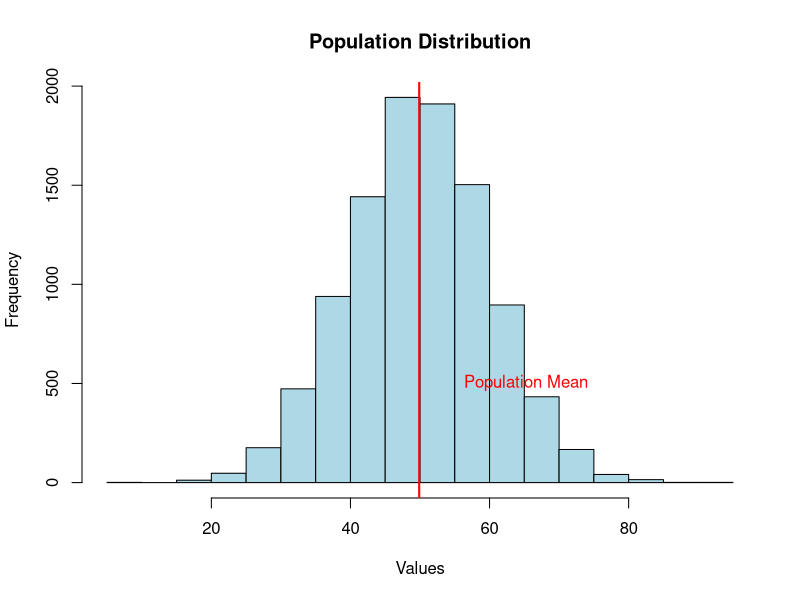
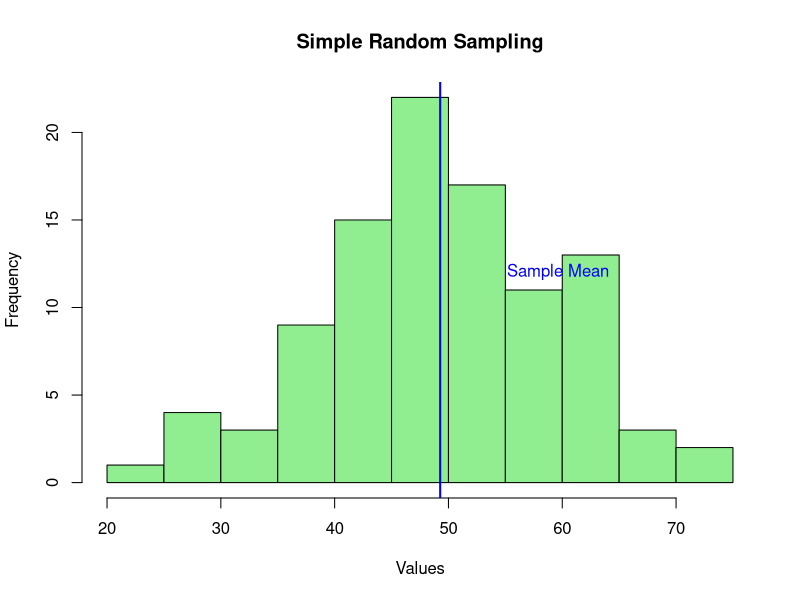

Generate these figures, in order, with R:
# Set a seed for reproducibility
set.seed(42)

# Generate a population with a normal distribution
population <- rnorm(10000, mean = 50, sd = 10)

# Plot the population distribution
hist(population, main = "Population Distribution", xlab = "Values", col = "lightblue", border = "black")

# Add a vertical line at the population mean
abline(v = mean(population), col = "red", lwd = 2)

# Add text to label the mean
text(mean(population) + 5, 500, "Population Mean", col = "red", pos = 4)

# Simulate simple random sampling
sample_size <- 100
sample_indices <- sample(1:length(population), size = sample_size, replace = FALSE)

# Extract the sampled data
sample_data <- population[sample_indices]

# Plot the sample distribution
hist(sample_data, main = "Simple Random Sampling", xlab = "Values", col = "lightgreen", border = "black")

# Add a vertical line at the sample mean
abline(v = mean(sample_data), col = "blue", lwd = 2)

# Add text to label the mean
text(mean(sample_data) + 5, 12, "Sample Mean", col = "blue", pos = 4)
